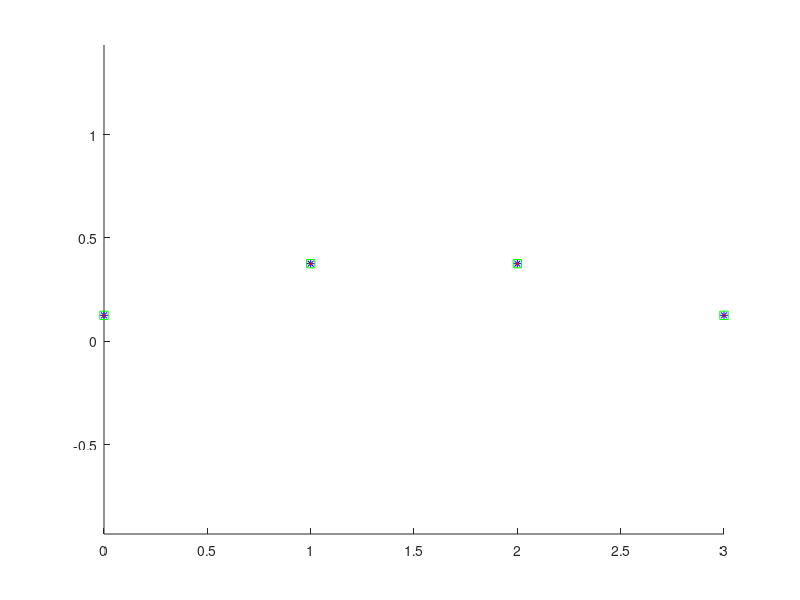
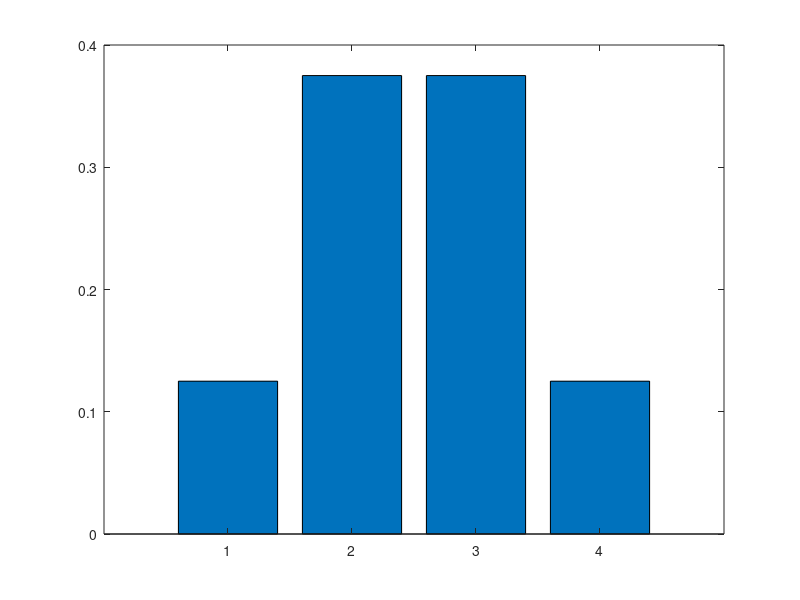
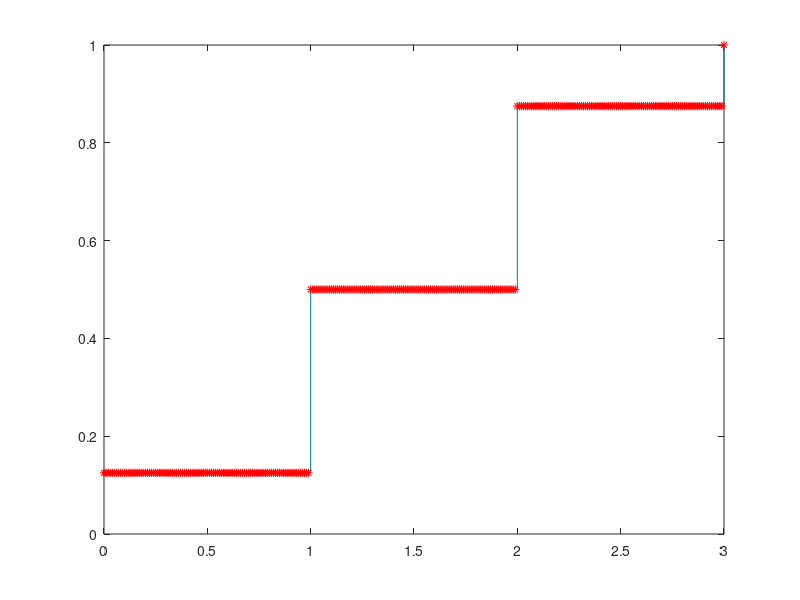

The MATLAB source for these figures, in order:
close all

%prob. calculate
X = [0 1 2 3; 1/8 3/8 3/8 1/8];
F = [1/8, 1/2, 7/8, 1];

figure(1)
hold on
plot(X(1,:),X(2,:),'b*')
axis equal
figure(2)
bar(X(2,:))
figure(3)
stairs(X(1,:),F)


p=0.5;
for i = 0:3
    P(i+1)=nchoosek(3,i).*p.^i.*(1-p).^(3-i);
end
figure(1)
hold on
plot(X(1,:),P,'r.');

n = 3;
for i = 0:n
   Pa(i+1)=binopdf(i,n,p); 
end    
figure(1)
hold on
plot(X(1,:),Pa,'gs');
[X(2,:);P;Pa]

x = 0:0.01:3;
y = binocdf(x,n,p);
figure(3)
hold on
plot(x,y,'r*')